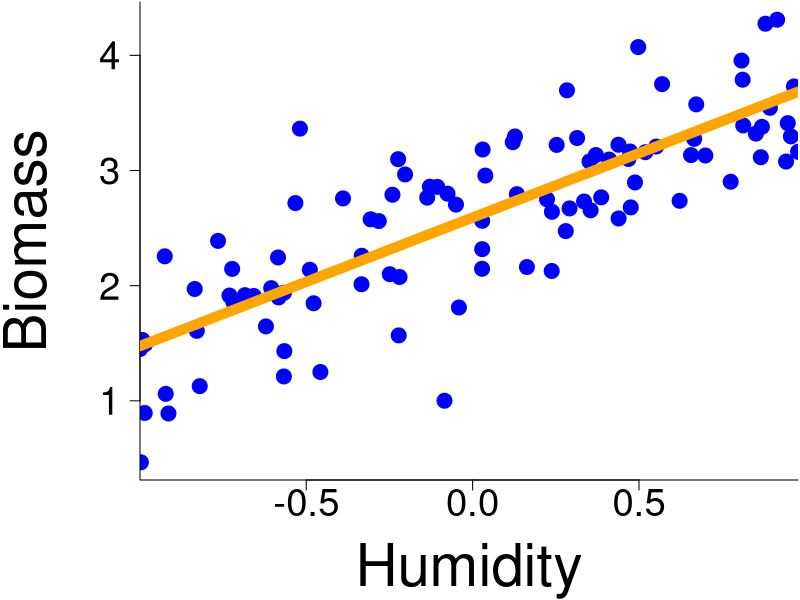
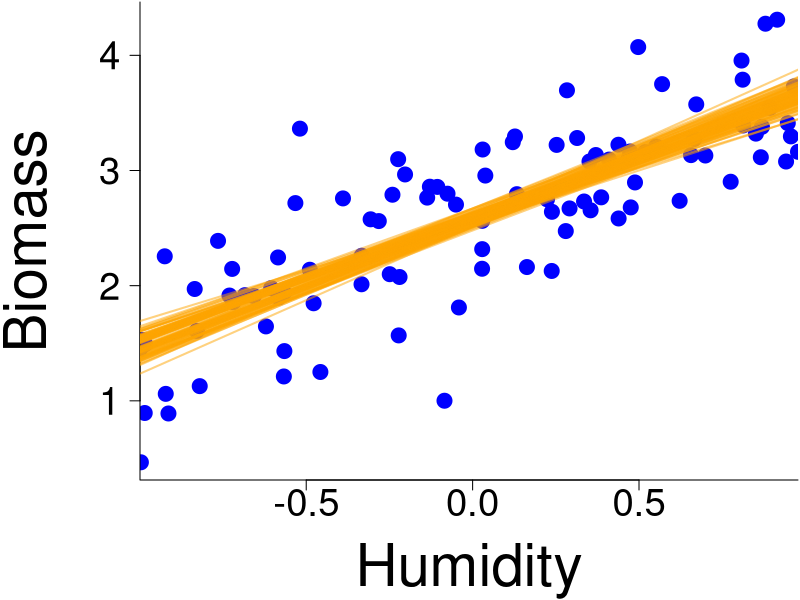
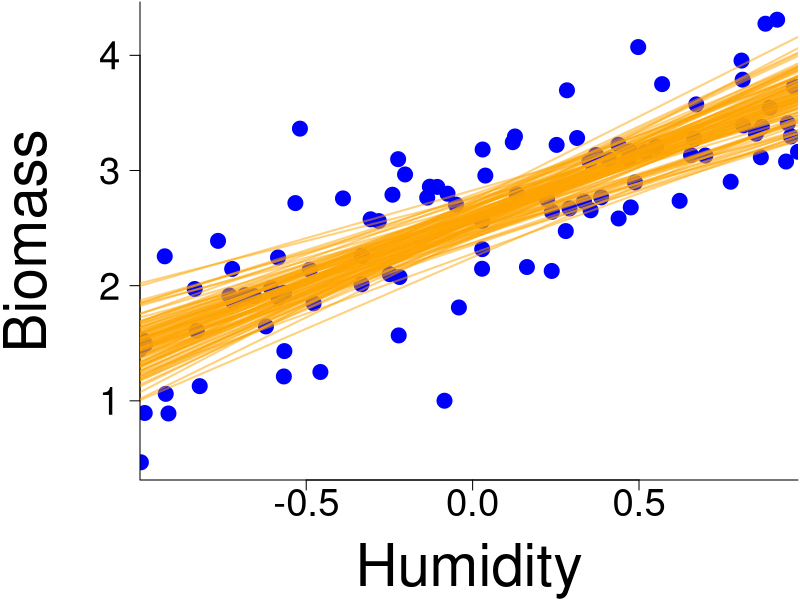
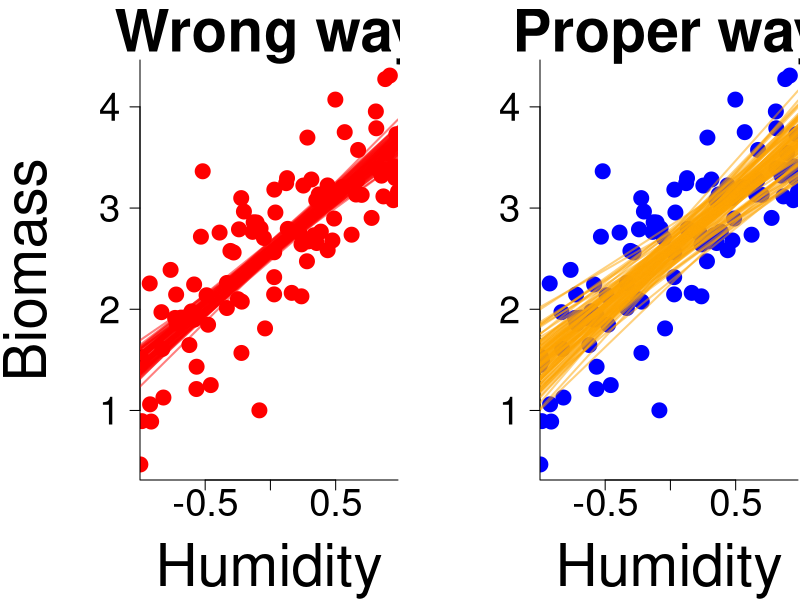
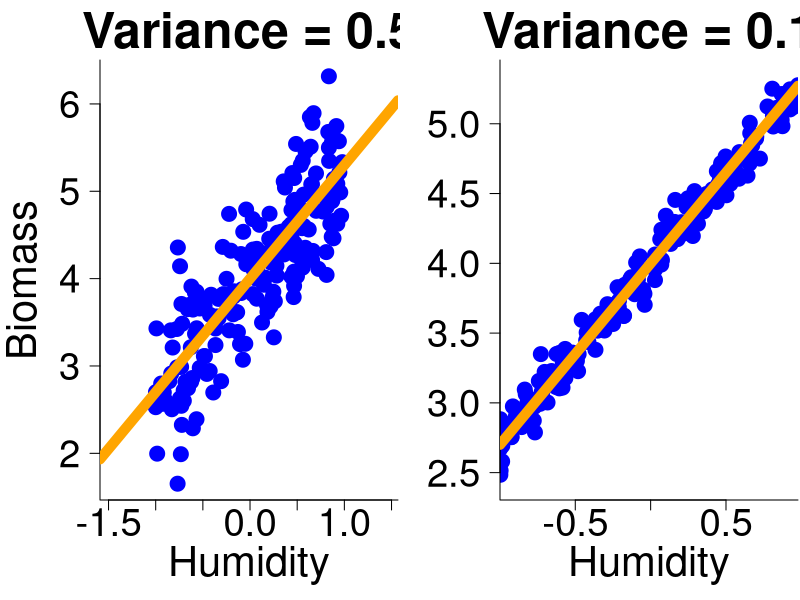
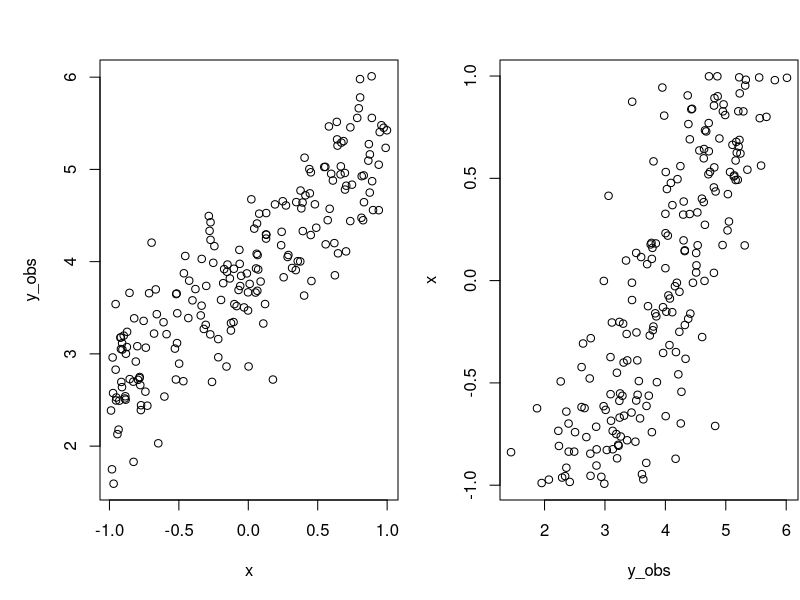
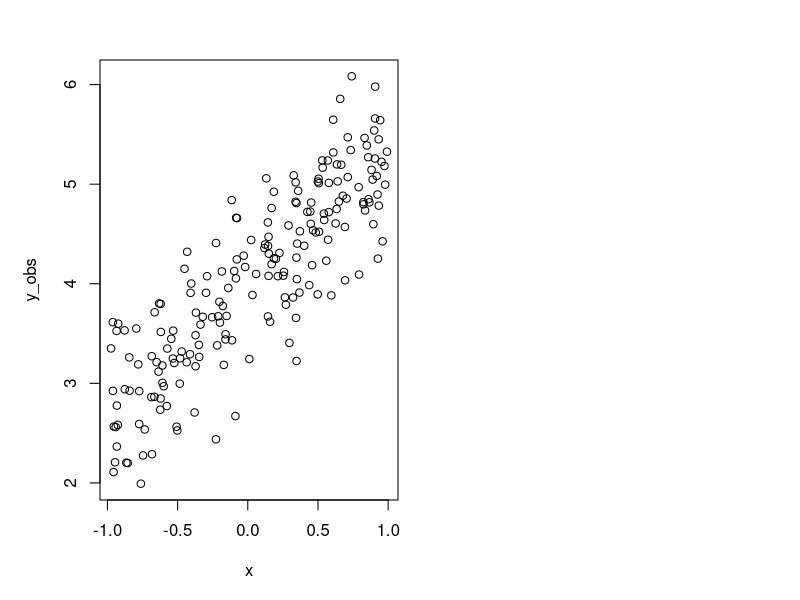

The R script that drew these images, in order:
## ---- chunk 1
# Simulate some data
set.seed(42) # The answer !

covParam <- matrix(c(0.6, 0.3,0.3,0.8), 2, 2)
meanParam <- c(1.5, 0.2)
param <- MASS::mvrnorm(1, mu = meanParam, Sigma = covParam)
yintercept <- param[1]
slope <- param[2]
obs_error <- 0.5

x <- runif(100, min = -1, max = 1)
y_mean <- yintercept + slope * x
y_obs <- rnorm(100, mean = y_mean, sd = obs_error)

par(mar = c(6,7,0.1,0.1))
plot(x, y_obs,
     pch = 19,
     col="blue", 
     las=1,
     cex.axis=2.3,
     bty="L",
     xaxs="i",
     xlab = "",
     ylab = "",
     cex = 2)

mtext("Humidity", side = 1, line = 4.5, cex = 3.5)
mtext("Biomass", side = 2, line = 4.5, cex = 3.5)

abline(a = yintercept,
       b = slope,
       lwd = 10,
       col = "orange")
## ---- chunk 2
y <- y_obs
## ---- chunk 3
reg <- lm(y ~ x)
## ---- chunk 4
(summaryReg <- summary(reg))
## ---- chunk 5
summaryReg$coefficients
## ---- chunk 6
# Object that include regression coefficients
regCoef <- summaryReg$coefficients

# Sample regression parameters
beta_0 <- rnorm(100, mean = regCoef[1,1], sd = regCoef[1,2])
beta_1 <- rnorm(100, mean = regCoef[2,1], sd = regCoef[2,2])
## ---- chunk 7
par(mar = c(6,7,0.1,0.1))
plot(x, y_obs,
     pch = 19,
     col="blue", 
     las=1,
     cex.axis=2.3,
     bty="L",
     xaxs="i",
     xlab = "",
     ylab = "",
     cex = 2)

mtext("Humidity", side = 1, line = 4.5, cex = 3.5)
mtext("Biomass", side = 2, line = 4.5, cex = 3.5)

orange <- col2rgb("orange")

for(i in 1:length(beta_0)){
abline(a = beta_0[i],
       b = beta_1[i],
       lwd = 2,
       col = rgb(orange[1,1]/256, orange[2,1]/256, orange[3,1]/256, alpha = 0.5))
}
## ---- chunk 8
(covReg <- summaryReg$cov.unscaled)
## ---- chunk 9
# Object that include regression coefficients
regCoef <- summaryReg$coefficients

# Sample regression parameters
beta <- MASS::mvrnorm(100, regCoef[,1], Sigma = covReg)
## ---- chunk 10
par(mar = c(6,7,0.1,0.1))
plot(x, y_obs,
     pch = 19,
     col="blue", 
     las=1,
     cex.axis=2.3,
     bty="L",
     xaxs="i",
     xlab = "",
     ylab = "",
     cex = 2)

mtext("Humidity", side = 1, line = 4.5, cex = 3.5)
mtext("Biomass", side = 2, line = 4.5, cex = 3.5)

orange <- col2rgb("orange")

for(i in 1:length(beta_0)){
  abline(a = beta[i,1],
       b = beta[i,2],
       lwd = 2,
       col = rgb(orange[1,1]/256, orange[2,1]/256, orange[3,1]/256, alpha = 0.5))
}
## ---- chunk 11
par(mfrow = c(1,2), mar = c(6,7,3,0.1))

plot(x, y_obs,
     pch = 19,
     col="red", 
     las=1,
     cex.axis=2.3,
     bty="L",
     xaxs="i",
     xlab = "",
     ylab = "",
     cex = 2, 
     main = "Wrong way",
     cex.main = 3.5)

mtext("Humidity", side = 1, line = 4.5, cex = 3.5)
mtext("Biomass", side = 2, line = 4.5, cex = 3.5)

for(i in 1:length(beta_0)){
abline(a = beta_0[i],
       b = beta_1[i],
       lwd = 2,
       col = rgb(1, 0, 0, alpha = 0.5))
}

plot(x, y_obs,
     pch = 19,
     col="blue", 
     las=1,
     cex.axis=2.3,
     bty="L",
     xaxs="i",
     xlab = "",
     ylab = "",
     cex = 2, 
     main = "Proper way",
     cex.main = 3.5)

mtext("Humidity", side = 1, line = 4.5, cex = 3.5)

orange <- col2rgb("orange")

for(i in 1:length(beta_0)){
  abline(a = beta[i,1],
       b = beta[i,2],
       lwd = 2,
       col = rgb(orange[1,1]/256, orange[2,1]/256, orange[3,1]/256, alpha = 0.5))
}
## ---- chunk 12
# Simulate some data
set.seed(42) # The answer !

yintercept <- 4
slope <- 1.3
obs_error <- 0.5
obs_error_small <- 0.1

x <- runif(200, min = -1, max = 1)
y_mean <- yintercept + slope * x
y_obs <- rnorm(200, mean = y_mean, sd = obs_error)
y_obs_small <- rnorm(200, mean = y_mean, sd = obs_error_small)

par(mfrow = c(1,2),
    mar = c(5,5,3,0.1))

plot(x, y_obs,
     pch = 19,
     col="blue", 
     las=1,
     cex.axis=2.3,
     bty="L",
     xaxs="i",
     xlab = "Humidity",
     ylab = "Biomass",
     cex.lab = 2.5,
     cex = 2,
     cex.main = 3,
     main = "Variance = 0.5",
     asp = 1)

abline(a = yintercept,
       b = slope,
       lwd = 10,
       col = "orange")

plot(x, y_obs_small,
     pch = 19,
     col="blue", 
     las=1,
     cex.axis=2.3,
     bty="L",
     xaxs="i",
     xlab = "Humidity",
     ylab = "",
     cex.lab = 2.5,
     cex = 2,
     cex.main = 3,
     main = "Variance = 0.1",
     asp = 1)

abline(a = yintercept,
       b = slope,
       lwd = 10,
       col = "orange")

## ---- chunk 13
yintercept <- 4
slope <- 1.3
obs_error <- .5
x <- runif(200, min = -1, max = 1)
y_mean <- yintercept + slope * x
y_obs <- rnorm(200, mean = y_mean, sd = obs_error)
## ---- chunk 14
plot(y_obs ~ x)
## ---- chunk 15
#| output-location: column
yintercept <- 4
slope <- 1.3
obs_error <- .5
x <- runif(200, min = -1, max = 1)
y_mean <- yintercept + slope * x
y_obs <- rnorm(200, mean = y_mean, sd = obs_error)
plot(y_obs, x)
## ---- chunk 16
yintercept <- 4
slope <- 1.3
obs_error <- .5
x <- runif(200, min = -1, max = 1)
y_mean <- yintercept + slope * x
y_obs <- rnorm(200, mean = y_mean, sd = obs_error)
## ---- chunk 17
plot(y_obs ~ x)
